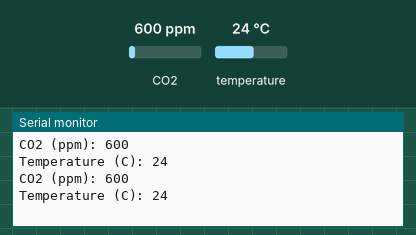
This sketch was run on a simulated ESP32. Parts: the last lines printed to the serial monitor. The inputs (shaded band) are chosen by the test bench; at power-on: CO2 600 ppm, temperature 24 °C.

Above: at 2.8 s.
2.9 s: CO2 set to 452 ppm
At 4.8 s:
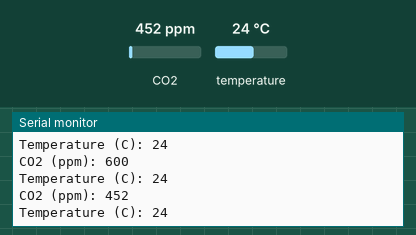
5.6 s: temperature set to 12 °C
At 7.1 s:
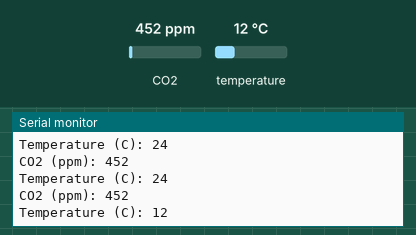
8.3 s: CO2 set to 1050 ppm
At 10.5 s:
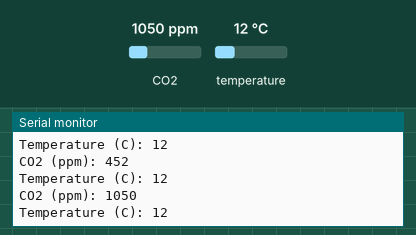
Timing chart, 0 to 12.0 s (numbered marks = the images above; inputs shaded):
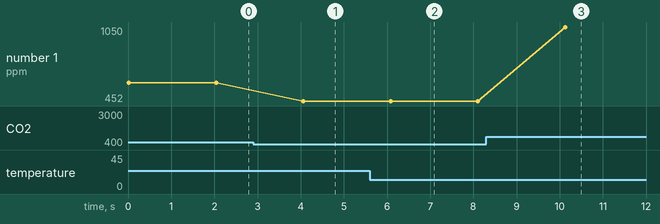

Measured:
- after the input at 2.9 s, the serial monitor: prints a new line after 1.2 s (image 1)
- after the input at 5.6 s, the serial monitor: prints a new line after 0.48 s (image 2)
- after the input at 8.3 s, the serial monitor: prints a new line after 1.8 s (image 3)
- plotted number 1: 600 → 452 after the input at 2.9 s, 452 → 1050 after the input at 8.3 s

The sketch:

HardwareSerial_BasicUsage.ino
```cpp
#include <Arduino.h>
#include "MHZ19.h"
#include <HardwareSerial.h>

#define RX_PIN 16                                          // Rx pin which the MHZ19 Tx pin is attached to
#define TX_PIN 17                                          // Tx pin which the MHZ19 Rx pin is attached to
#define BAUDRATE 9600                                      // Device to MH-Z19 Serial baudrate (should not be changed)

MHZ19 myMHZ19;                                             // Constructor for library

HardwareSerial mySerial(2);                                // On ESP32 we do not require the SoftwareSerial library, since we have 2 USARTS available

unsigned long getDataTimer = 1000;

void setup()
{
    Serial.begin(9600);                                     // Device to serial monitor feedback

    mySerial.begin(BAUDRATE,SERIAL_8N1,RX_PIN,TX_PIN);                               // (Uno example) device to MH-Z19 serial start
    myMHZ19.begin(mySerial);                                // *Serial(Stream) reference must be passed to library begin().

    myMHZ19.autoCalibration();                              // Turn auto calibration ON (OFF autoCalibration(false))
}

void loop()
{
    if (millis() - getDataTimer >= 2000)
    {
        int CO2;

        /* note: getCO2() default is command "CO2 Unlimited". This returns the correct CO2 reading even
        if below background CO2 levels or above range (useful to validate sensor). You can use the
        usual documented command with getCO2(false) */

        CO2 = myMHZ19.getCO2();                             // Request CO2 (as ppm)

        Serial.print("CO2 (ppm): ");
        Serial.println(CO2);

        int8_t Temp;
        Temp = myMHZ19.getTemperature();                     // Request Temperature (as Celsius)
        Serial.print("Temperature (C): ");
        Serial.println(Temp);

        getDataTimer = millis();
    }
}
```
